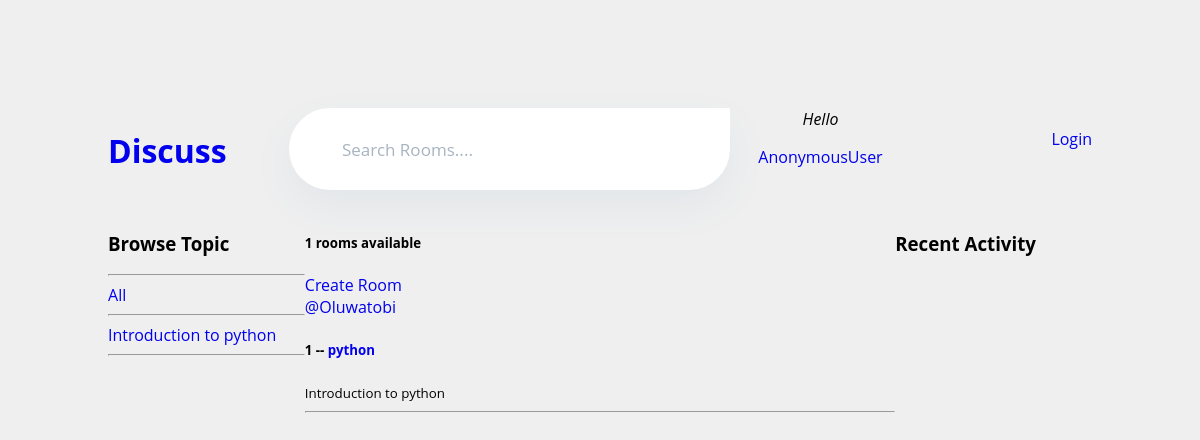
The app's page /, older data.
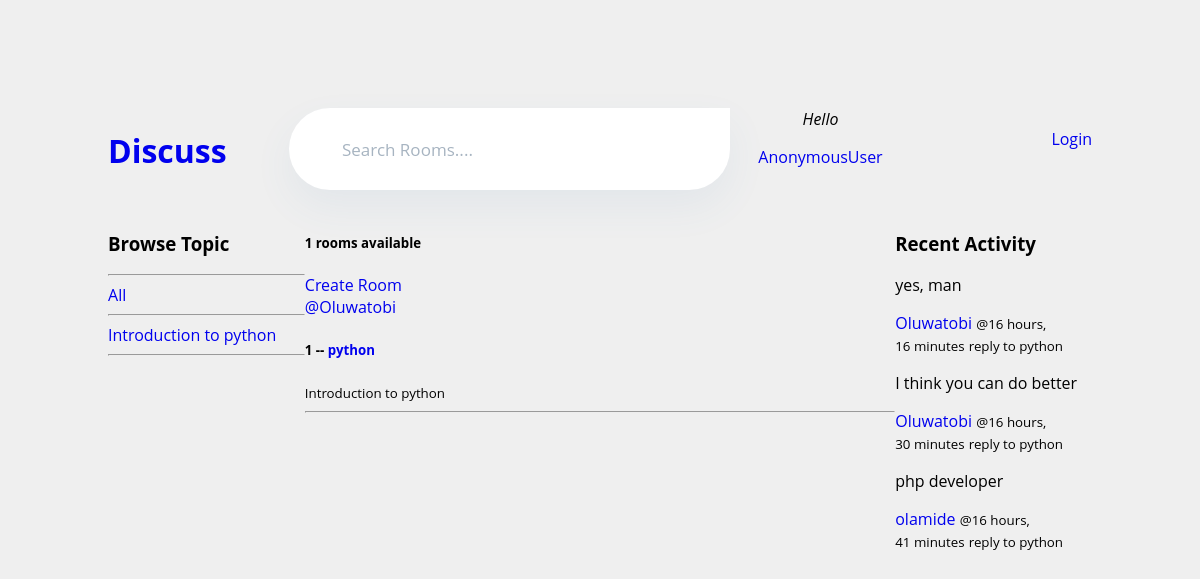
The same page, newer data.
### base/models.py (models this page shows, shortened)
class Topic(models.Model):
    name = models.CharField(max_length=200)

class Room(models.Model):
    host = models.ForeignKey(User, on_delete=models.SET_NULL, null=True)
    topic = models.ForeignKey(Topic, on_delete=models.SET_NULL, null=True)
    name = models.CharField(max_length=200)
    description = models.TextField(null=True, blank=True)
    participants = models.ManyToManyField(
        User, related_name='participants', blank=True)
    updated = models.DateTimeField(auto_now=True)
    created = models.DateTimeField(auto_now_add=True)
    class Meta:
        ordering = ['-updated', '-created']
    def __str__(self):
        return self.name

class Message(models.Model):
    user = models.ForeignKey(User, on_delete=models.CASCADE)
    room = models.ForeignKey(Room, on_delete=models.CASCADE)
    body = models.TextField()
    updated = models.DateTimeField(auto_now=True)
    created = models.DateTimeField(auto_now_add=True)
    class Meta:
        ordering = ['-updated', '-created']

### base/views.py (the view)
# urls.py: 2. Add a URL to urlpatterns:  path('', views.home, name='home')
def home(request):
    q = request.GET.get("q") if request.GET.get("q") != None else ""
    rooms = Room.objects.filter(
        Q(topic__name__icontains=q) | Q(name__icontains=q) | Q(description__icontains=q)
    )
    topics = Topic.objects.all()
    room_count = rooms.count()
    room_message = Message.objects.filter(Q(room__topic__name__icontains=q))
    context = {
        "rooms": rooms,
        "topics": topics,
        "room_count": room_count,
        "room_message": room_message,
    }
    return render(request, "base/home.html", context)

### base/templates/base/home.html (shortened to what this page needs)
{% extends 'main.html' %} {% block content %}
<div class="home-container">
  <div class="sidebar">
   {% include 'base/topics_component.html' %}
  </div>
  <div>
    <h5>{{room_count}} rooms available</h5>
    <a href="{% url 'create-room'%}"> Create Room</a>
    {% include 'base/feeds_component.html' %}
  </div>
  <div>{% include 'base/activiity.component.html'%}</div>
</div>
{% endblock content %}

### base/templates/base/topics_component.html
 <h3>Browse Topic</h3>
    <hr />
    <div>
      <a href="{% url 'home' %}"> All </a>
      <hr />
    </div>
    {% for topic in topics %}
    <div>
      <a href="{% url 'home' %}?q={{topic.name}}"> {{topic.name}} </a>
    </div>
    <hr />
    {% endfor %}

### base/templates/base/feeds_component.html (shortened to what this page needs)
<div>
  {% for room in rooms %}
  <div>
    <a href="{% url 'profile' room.host.id %}">@{{room.host.username}}</a>
    <h5>{{room.id}} -- <a href="{% url 'room' room.id %}">{{room.name}}</a></h5>
    <small>{{room.topic.name}}</small>
    <hr />
  </div>
  {% endfor %}
</div>

### base/templates/base/activiity.component.html (shortened to what this page needs)
<h3>Recent Activity</h3>
{% for message in room_message %}
<p>{{ message.body }}</p>
<a href="{% url 'profile' message.user.id  %}">{{ message.user }}</a>
<small>@{{ message.created | timesince }}</small>
<small>reply to {{ message.room }}</small>
 {% endfor %}

Row changes from the older to the newer data that the page shows:
added Message: body "yes, man", user "Oluwatobi", created "16 hours, 16 minutes", room "python"
added Message: body "I think you can do better", user "Oluwatobi", created "16 hours, 30 minutes", room "python"
added Message: body "php developer", user "olamide", created "16 hours, 41 minutes", room "python"
